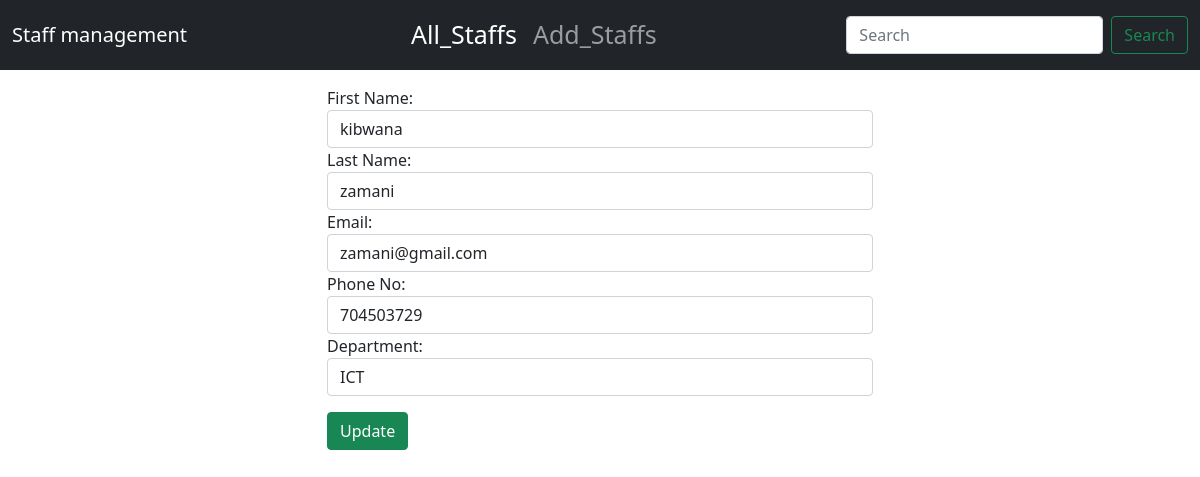
The page /update_staff/4/ on the database its author committed.
### staff_manage/models.py (models this page shows, shortened)
class Staff(models.Model):
    fname=models.CharField(max_length=30)
    lname=models.CharField(max_length=30)
    email=models.EmailField()
    phone=models.PositiveIntegerField()
    department=models.CharField(max_length=20,choices=CHOICES)

### staff_manage/views.py (the view)
# urls.py: path('update_staff/<int:id>/', update_staff, name='update_staff'),
def update_staff(request, id):
    staff = get_object_or_404(Staff, pk=id)
    if request.method == "POST":
        fm = StaffInfoForm(request.POST, instance=staff)
        if fm.is_valid():
            fm.save()
            return HttpResponseRedirect("/")
    else:
        fm = StaffInfoForm(instance=staff)
    context = {
        'form': fm,
        'staff': staff
    }
    return render(request, "update_staff.html", context)

### staff_manage/forms.py
class StaffInfoForm(forms.ModelForm):
    class Meta:
        model=Staff
        fields="__all__"
        labels={
            'fname':'First Name',
            'lname':'Last Name',
            'email':'Email',
            'phone':'Phone No',
        }
        widgets={
            'fname':forms.TextInput(attrs={'class':'form-control'}),
            'lname':forms.TextInput(attrs={'class':'form-control'}),
            'email':forms.EmailInput(attrs={'class':'form-control'}),
            'phone':forms.TextInput(attrs={'class':'form-control'}),
            'department':forms.Select(attrs={'class': 'form-control'}),
        }

### staff_manage/templates/update_staff.html (shortened to what this page needs)
{% extends "base.html" %}
{% block main %}
<div class="row mt-3">
    <div class="col-6 offset-3">
        <form action="" method="POST" novalidate>
        {% for field in form %}
        {{field.label_tag}}
        {{field}}
            {% endfor %}
            <button type="submit" class="btn btn-success mt-3">Update</button>
        </form>
    </div>
</div>
{% endblock %}

### rows shown on the page
Staff: form "kibwana" "zamani" "zamani@gmail.com" "704503729" "ICT"

### other values the page prints
{{ field.label_tag }} "First Name:" "Last Name:" "Email:" "Phone No:" "Department:"
